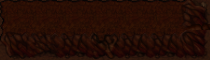

A 2D game scene composited from a Tiled map and its tileset images. What follows is a short description and the map's XML, with every tile layer's data as written:
An orthogonal 7x2 tile map with 30x30 px tiles, 1 tile layer (Tile Layer 1).

<map version="1.0" orientation="orthogonal" renderorder="right-down" width="7" height="2" tilewidth="30" tileheight="30" nextobjectid="1">
 <tileset firstgid="1" name="sourceimage" tilewidth="30" tileheight="30" tilecount="165">
  <image source="../images/sourceimage.png" width="450" height="330" />
 </tileset>
 <layer name="Tile Layer 1" width="7" height="2">
  <data>
   <tile gid="109" />
   <tile gid="117" />
   <tile gid="118" />
   <tile gid="117" />
   <tile gid="118" />
   <tile gid="119" />
   <tile gid="111" />
   <tile gid="54" />
   <tile gid="50" />
   <tile gid="55" />
   <tile gid="56" />
   <tile gid="51" />
   <tile gid="51" />
   <tile gid="52" />
  </data>
 </layer>
</map>
